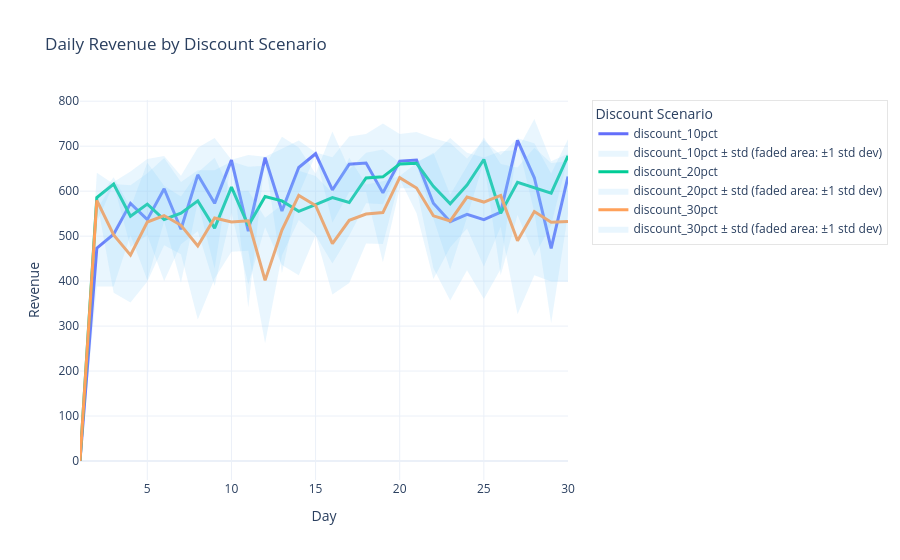
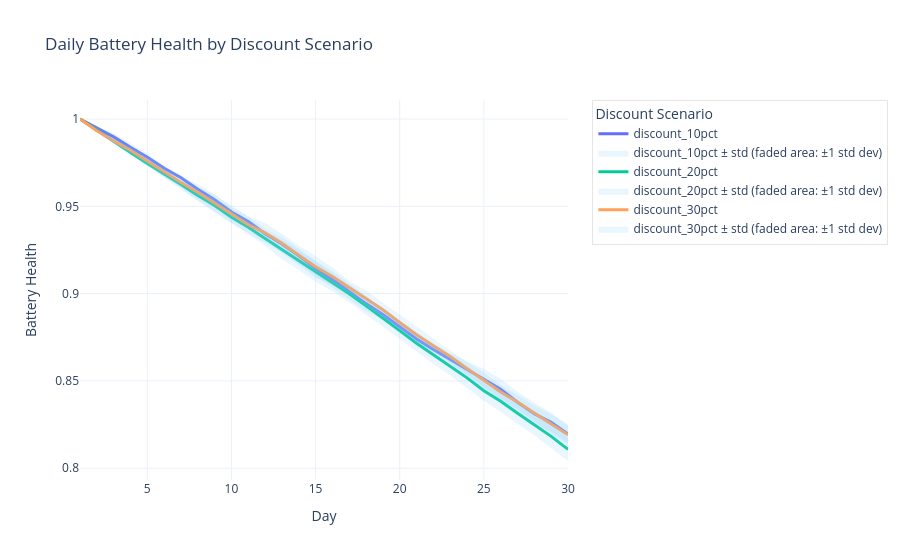
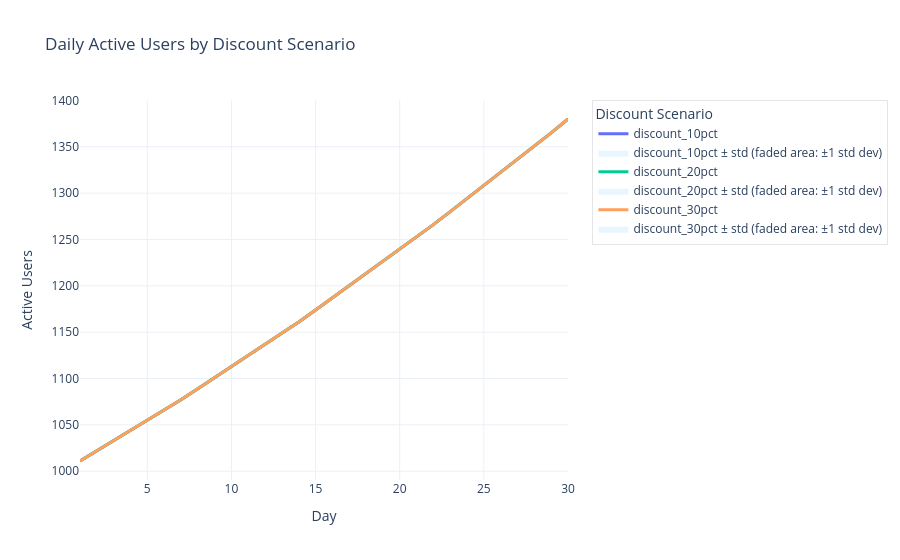
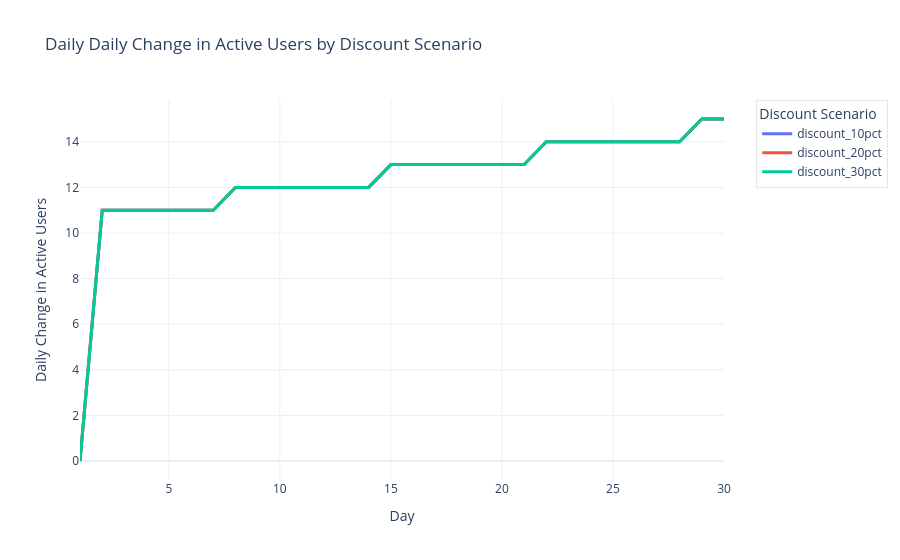

These figures' notebook cell, in order:
### Code cell
# ---- 6. Plot Discount Incentive Scenarios ----
discounts = get_discount_scenarios(df_2)
plot_time_series('revenue', 'Revenue', discounts, 'Discount Scenario')
plot_time_series('battery_health', 'Battery Health', discounts, 'Discount Scenario')
plot_time_series('users', 'Active Users', discounts, 'Discount Scenario')
plot_time_series('users_change', 'Daily Change in Active Users', discounts, 'Discount Scenario')
plot_time_series('rides', 'Daily Rides', discounts, 'Discount Scenario')

### Figure 1 — Plotly figure (JSON) as saved in the notebook; plotly's stock layout.template omitted (floating-point values rounded to 4 significant figures)
{"data": [{"hovertemplate": "Day: %{x}<br>Mean Revenue: %{y:.2f}<extra>discount_10pct</extra>", "line": {"width": 3}, "mode": "lines", "name": "discount_10pct", "type": "scatter", "x": [1, 2, 3, 4, 5, 6, 7, 8, 9, 10, 11, 12, 13, 14, 15, 16, 17, 18, 19, 20, 21, 22, 23, 24, 25, 26, 27, 28, 29, 30], "y": [0, 473.3, 504.2, 572.9, 536.6, 605.3, 515.2, 636.2, 572.9, 669.1, 511.1, 674.4, 555.7, 652.6, 683.2, 602.6, 659.9, 662.6, 596.2, 666.8, 669.1, 573.3, 532.0, 548.5, 536.6, 553.4, 713.0, 629.8, 472.9, 632.4]}, {"fill": "toself", "fillcolor": "rgba(135, 206, 250, 0.18)", "hoverinfo": "skip", "line": {"color": "rgba(255,255,255,0)"}, "name": "discount_10pct ± std (faded area: ±1 std dev)", "showlegend": true, "type": "scatter", "x": [1, 2, 3, 4, 5, 6, 7, 8, 9, 10, 11, 12, 13, 14, 15, 16, 17, 18, 19, 20, 21, 22, 23, 24, 25, 26, 27, 28, 29, 30, 30, 29, 28, 27, 26, 25, 24, 23, 22, 21, 20, 19, 18, 17, 16, 15, 14, 13, 12, 11, 10, 9, 8, 7, 6, 5, 4, 3, 2, 1], "y": [0, 558.6, 620.2, 644.0, 671.6, 678.0, 634.2, 696.4, 718.4, 670.1, 680.5, 676.6, 694.2, 712.4, 686.2, 675.3, 721.7, 726.9, 750.5, 727.0, 731.6, 717.8, 707.0, 672.9, 713.1, 680.1, 717.7, 706.5, 639.4, 715.4, 549.4, 306.3, 553.0, 708.2, 426.7, 360.1, 424.1, 357.0, 428.8, 606.5, 606.5, 441.8, 598.3, 598.1, 530.0, 680.2, 592.9, 417.2, 672.2, 341.6, 668.0, 427.3, 576.1, 396.3, 532.7, 401.6, 501.8, 388.1, 387.9, 0]}, {"hovertemplate": "Day: %{x}<br>Mean Revenue: %{y:.2f}<extra>discount_20pct</extra>", "line": {"width": 3}, "mode": "lines", "name": "discount_20pct", "type": "scatter", "x": [1, 2, 3, 4, 5, 6, 7, 8, 9, 10, 11, 12, 13, 14, 15, 16, 17, 18, 19, 20, 21, 22, 23, 24, 25, 26, 27, 28, 29, 30], "y": [0, 585.7, 615.9, 544.3, 571.2, 537.0, 551.2, 578.4, 517.7, 608.9, 523.2, 588.2, 578.4, 555.2, 570.1, 585.7, 574.8, 629.3, 631.8, 660.2, 662.0, 610.8, 571.9, 613.7, 670.4, 550.8, 619.5, 608.2, 595.5, 678.7]}, {"fill": "toself", "fillcolor": "rgba(135, 206, 250, 0.18)", "hoverinfo": "skip", "line": {"color": "rgba(255,255,255,0)"}, "name": "discount_20pct ± std (faded area: ±1 std dev)", "showlegend": true, "type": "scatter", "x": [1, 2, 3, 4, 5, 6, 7, 8, 9, 10, 11, 12, 13, 14, 15, 16, 17, 18, 19, 20, 21, 22, 23, 24, 25, 26, 27, 28, 29, 30, 30, 29, 28, 27, 26, 25, 24, 23, 22, 21, 20, 19, 18, 17, 16, 15, 14, 13, 12, 11, 10, 9, 8, 7, 6, 5, 4, 3, 2, 1], "y": [0, 640.9, 615.9, 612.9, 639.8, 673.7, 620.2, 646.3, 646.5, 666.1, 654.2, 656.7, 721.0, 697.3, 638.4, 732.4, 648.0, 685.6, 692.7, 663.7, 665.5, 682.5, 718.0, 685.5, 674.6, 688.9, 691.7, 760.4, 666.4, 683.3, 674.1, 524.6, 456.0, 547.2, 412.7, 666.1, 541.8, 425.8, 539.0, 658.5, 656.6, 571.0, 573.0, 501.5, 439.0, 501.7, 413.1, 435.8, 519.7, 392.2, 551.8, 389.0, 510.6, 482.2, 400.4, 502.5, 475.6, 615.9, 530.4, 0]}, {"hovertemplate": "Day: %{x}<br>Mean Revenue: %{y:.2f}<extra>discount_30pct</extra>", "line": {"width": 3}, "mode": "lines", "name": "discount_30pct", "type": "scatter", "x": [1, 2, 3, 4, 5, 6, 7, 8, 9, 10, 11, 12, 13, 14, 15, 16, 17, 18, 19, 20, 21, 22, 23, 24, 25, 26, 27, 28, 29, 30], "y": [0, 579.6, 502.7, 457.8, 531.3, 545.8, 524.1, 478.2, 540.3, 531.3, 534.1, 401.6, 513.7, 590.6, 568.2, 483.3, 535.1, 549.2, 552.3, 630.0, 606.9, 545.1, 533.7, 586.8, 575.8, 590.6, 489.6, 554.8, 531.0, 532.3]}, {"fill": "toself", "fillcolor": "rgba(135, 206, 250, 0.18)", "hoverinfo": "skip", "line": {"color": "rgba(255,255,255,0)"}, "name": "discount_30pct ± std (faded area: ±1 std dev)", "showlegend": true, "type": "scatter", "x": [1, 2, 3, 4, 5, 6, 7, 8, 9, 10, 11, 12, 13, 14, 15, 16, 17, 18, 19, 20, 21, 22, 23, 24, 25, 26, 27, 28, 29, 30, 30, 29, 28, 27, 26, 25, 24, 23, 22, 21, 20, 19, 18, 17, 16, 15, 14, 13, 12, 11, 10, 9, 8, 7, 6, 5, 4, 3, 2, 1], "y": [0, 579.6, 631.2, 563.3, 663.4, 611.8, 588.1, 641.5, 674.5, 597.5, 600.9, 541.1, 569.9, 645.1, 633.5, 596.2, 674.3, 614.8, 622.1, 633.5, 662.6, 685.3, 592.2, 656.5, 719.3, 660.6, 652.6, 696.6, 662.7, 665.9, 398.8, 399.2, 412.9, 326.5, 520.7, 432.3, 517.2, 475.2, 404.9, 551.1, 626.4, 482.6, 483.7, 395.8, 370.5, 503.0, 536.1, 457.5, 262.1, 467.2, 465.1, 406.0, 314.9, 460.0, 479.8, 399.2, 352.4, 374.2, 579.6, 0]}], "layout": {"legend": {"bgcolor": "rgba(255,255,255,0.5)", "bordercolor": "rgba(0,0,0,0.1)", "borderwidth": 1, "font": {"size": 12}, "orientation": "v", "title": {"text": "Discount Scenario"}, "x": 1.05, "xanchor": "left", "y": 1, "yanchor": "top"}, "title": {"text": "Daily Revenue by Discount Scenario"}, "xaxis": {"title": {"text": "Day"}}, "yaxis": {"title": {"text": "Revenue"}}}}

### Figure 2 — Plotly figure (JSON) as saved in the notebook; plotly's stock layout.template omitted (floating-point values rounded to 4 significant figures)
{"data": [{"hovertemplate": "Day: %{x}<br>Mean Battery Health: %{y:.2f}<extra>discount_10pct</extra>", "line": {"width": 3}, "mode": "lines", "name": "discount_10pct", "type": "scatter", "x": [1, 2, 3, 4, 5, 6, 7, 8, 9, 10, 11, 12, 13, 14, 15, 16, 17, 18, 19, 20, 21, 22, 23, 24, 25, 26, 27, 28, 29, 30], "y": [1, 0.995, 0.9898, 0.9838, 0.9781, 0.9718, 0.9664, 0.9597, 0.9537, 0.9467, 0.9413, 0.9343, 0.9285, 0.9216, 0.9145, 0.9081, 0.9012, 0.8943, 0.888, 0.881, 0.874, 0.868, 0.8624, 0.8567, 0.8511, 0.8453, 0.8378, 0.8312, 0.8262, 0.8196]}, {"fill": "toself", "fillcolor": "rgba(135, 206, 250, 0.18)", "hoverinfo": "skip", "line": {"color": "rgba(255,255,255,0)"}, "name": "discount_10pct ± std (faded area: ±1 std dev)", "showlegend": true, "type": "scatter", "x": [1, 2, 3, 4, 5, 6, 7, 8, 9, 10, 11, 12, 13, 14, 15, 16, 17, 18, 19, 20, 21, 22, 23, 24, 25, 26, 27, 28, 29, 30, 30, 29, 28, 27, 26, 25, 24, 23, 22, 21, 20, 19, 18, 17, 16, 15, 14, 13, 12, 11, 10, 9, 8, 7, 6, 5, 4, 3, 2, 1], "y": [1, 0.9959, 0.9918, 0.9863, 0.9802, 0.9732, 0.9678, 0.9613, 0.9564, 0.9494, 0.9442, 0.9371, 0.9322, 0.9258, 0.9186, 0.913, 0.9061, 0.8987, 0.8912, 0.8848, 0.8778, 0.8714, 0.8661, 0.8611, 0.8569, 0.8513, 0.8438, 0.8374, 0.8318, 0.8245, 0.8147, 0.8207, 0.825, 0.8318, 0.8392, 0.8452, 0.8522, 0.8588, 0.8646, 0.8703, 0.8773, 0.8848, 0.8899, 0.8963, 0.9033, 0.9103, 0.9174, 0.9247, 0.9314, 0.9385, 0.944, 0.951, 0.9581, 0.9649, 0.9703, 0.9761, 0.9812, 0.9877, 0.9941, 1]}, {"hovertemplate": "Day: %{x}<br>Mean Battery Health: %{y:.2f}<extra>discount_20pct</extra>", "line": {"width": 3}, "mode": "lines", "name": "discount_20pct", "type": "scatter", "x": [1, 2, 3, 4, 5, 6, 7, 8, 9, 10, 11, 12, 13, 14, 15, 16, 17, 18, 19, 20, 21, 22, 23, 24, 25, 26, 27, 28, 29, 30], "y": [1, 0.9936, 0.9868, 0.9808, 0.9745, 0.9686, 0.9625, 0.9561, 0.9504, 0.9437, 0.938, 0.9315, 0.9251, 0.919, 0.9127, 0.9063, 0.9, 0.893, 0.8861, 0.8788, 0.8715, 0.8648, 0.8585, 0.8518, 0.8444, 0.8383, 0.8315, 0.8248, 0.8182, 0.8108]}, {"fill": "toself", "fillcolor": "rgba(135, 206, 250, 0.18)", "hoverinfo": "skip", "line": {"color": "rgba(255,255,255,0)"}, "name": "discount_20pct ± std (faded area: ±1 std dev)", "showlegend": true, "type": "scatter", "x": [1, 2, 3, 4, 5, 6, 7, 8, 9, 10, 11, 12, 13, 14, 15, 16, 17, 18, 19, 20, 21, 22, 23, 24, 25, 26, 27, 28, 29, 30, 30, 29, 28, 27, 26, 25, 24, 23, 22, 21, 20, 19, 18, 17, 16, 15, 14, 13, 12, 11, 10, 9, 8, 7, 6, 5, 4, 3, 2, 1], "y": [1, 0.9942, 0.9874, 0.9814, 0.9756, 0.9709, 0.9651, 0.9592, 0.9543, 0.9473, 0.9416, 0.9357, 0.9306, 0.9244, 0.9187, 0.9113, 0.9047, 0.8983, 0.891, 0.8837, 0.8763, 0.8699, 0.864, 0.8575, 0.8501, 0.8443, 0.8376, 0.8308, 0.8249, 0.8174, 0.8041, 0.8116, 0.8188, 0.8254, 0.8324, 0.8387, 0.846, 0.853, 0.8598, 0.8667, 0.874, 0.8812, 0.8878, 0.8952, 0.9013, 0.9068, 0.9136, 0.9196, 0.9273, 0.9343, 0.9402, 0.9465, 0.9531, 0.9599, 0.9663, 0.9733, 0.9802, 0.9862, 0.9929, 1]}, {"hovertemplate": "Day: %{x}<br>Mean Battery Health: %{y:.2f}<extra>discount_30pct</extra>", "line": {"width": 3}, "mode": "lines", "name": "discount_30pct", "type": "scatter", "x": [1, 2, 3, 4, 5, 6, 7, 8, 9, 10, 11, 12, 13, 14, 15, 16, 17, 18, 19, 20, 21, 22, 23, 24, 25, 26, 27, 28, 29, 30], "y": [1, 0.9933, 0.9875, 0.9821, 0.976, 0.9697, 0.9636, 0.958, 0.9518, 0.9456, 0.9394, 0.9348, 0.9288, 0.922, 0.9154, 0.9098, 0.9036, 0.8972, 0.8908, 0.8835, 0.8765, 0.8701, 0.8639, 0.8571, 0.8505, 0.8436, 0.8379, 0.8315, 0.8254, 0.8192]}, {"fill": "toself", "fillcolor": "rgba(135, 206, 250, 0.18)", "hoverinfo": "skip", "line": {"color": "rgba(255,255,255,0)"}, "name": "discount_30pct ± std (faded area: ±1 std dev)", "showlegend": true, "type": "scatter", "x": [1, 2, 3, 4, 5, 6, 7, 8, 9, 10, 11, 12, 13, 14, 15, 16, 17, 18, 19, 20, 21, 22, 23, 24, 25, 26, 27, 28, 29, 30, 30, 29, 28, 27, 26, 25, 24, 23, 22, 21, 20, 19, 18, 17, 16, 15, 14, 13, 12, 11, 10, 9, 8, 7, 6, 5, 4, 3, 2, 1], "y": [1, 0.9933, 0.9889, 0.984, 0.9785, 0.9722, 0.9668, 0.9627, 0.9567, 0.9505, 0.9444, 0.9404, 0.9343, 0.9276, 0.9215, 0.9149, 0.9073, 0.9017, 0.8948, 0.8875, 0.8807, 0.874, 0.8674, 0.8609, 0.8547, 0.8478, 0.8421, 0.8361, 0.8311, 0.8251, 0.8133, 0.8196, 0.8269, 0.8338, 0.8394, 0.8462, 0.8534, 0.8605, 0.8663, 0.8722, 0.8795, 0.8868, 0.8927, 0.8998, 0.9047, 0.9092, 0.9164, 0.9233, 0.9291, 0.9345, 0.9407, 0.9468, 0.9534, 0.9604, 0.9671, 0.9735, 0.9803, 0.986, 0.9933, 1]}], "layout": {"legend": {"bgcolor": "rgba(255,255,255,0.5)", "bordercolor": "rgba(0,0,0,0.1)", "borderwidth": 1, "font": {"size": 12}, "orientation": "v", "title": {"text": "Discount Scenario"}, "x": 1.05, "xanchor": "left", "y": 1, "yanchor": "top"}, "title": {"text": "Daily Battery Health by Discount Scenario"}, "xaxis": {"title": {"text": "Day"}}, "yaxis": {"title": {"text": "Battery Health"}}}}

### Figure 3 — Plotly figure (JSON) as saved in the notebook; plotly's stock layout.template omitted (floating-point values rounded to 4 significant figures)
{"data": [{"hovertemplate": "Day: %{x}<br>Mean Active Users: %{y:.2f}<extra>discount_10pct</extra>", "line": {"width": 3}, "mode": "lines", "name": "discount_10pct", "type": "scatter", "x": [1, 2, 3, 4, 5, 6, 7, 8, 9, 10, 11, 12, 13, 14, 15, 16, 17, 18, 19, 20, 21, 22, 23, 24, 25, 26, 27, 28, 29, 30], "y": [1011, 1022, 1033, 1044, 1055, 1066, 1077, 1089, 1101, 1113, 1125, 1137, 1149, 1161, 1174, 1187, 1200, 1213, 1226, 1239, 1252, 1266, 1280, 1294, 1308, 1322, 1336, 1350, 1365, 1380]}, {"fill": "toself", "fillcolor": "rgba(135, 206, 250, 0.18)", "hoverinfo": "skip", "line": {"color": "rgba(255,255,255,0)"}, "name": "discount_10pct ± std (faded area: ±1 std dev)", "showlegend": true, "type": "scatter", "x": [1, 2, 3, 4, 5, 6, 7, 8, 9, 10, 11, 12, 13, 14, 15, 16, 17, 18, 19, 20, 21, 22, 23, 24, 25, 26, 27, 28, 29, 30, 30, 29, 28, 27, 26, 25, 24, 23, 22, 21, 20, 19, 18, 17, 16, 15, 14, 13, 12, 11, 10, 9, 8, 7, 6, 5, 4, 3, 2, 1], "y": [1011, 1022, 1033, 1044, 1055, 1066, 1077, 1089, 1101, 1113, 1125, 1137, 1149, 1161, 1174, 1187, 1200, 1213, 1226, 1239, 1252, 1266, 1280, 1294, 1308, 1322, 1336, 1350, 1365, 1380, 1380, 1365, 1350, 1336, 1322, 1308, 1294, 1280, 1266, 1252, 1239, 1226, 1213, 1200, 1187, 1174, 1161, 1149, 1137, 1125, 1113, 1101, 1089, 1077, 1066, 1055, 1044, 1033, 1022, 1011]}, {"hovertemplate": "Day: %{x}<br>Mean Active Users: %{y:.2f}<extra>discount_20pct</extra>", "line": {"width": 3}, "mode": "lines", "name": "discount_20pct", "type": "scatter", "x": [1, 2, 3, 4, 5, 6, 7, 8, 9, 10, 11, 12, 13, 14, 15, 16, 17, 18, 19, 20, 21, 22, 23, 24, 25, 26, 27, 28, 29, 30], "y": [1011, 1022, 1033, 1044, 1055, 1066, 1077, 1089, 1101, 1113, 1125, 1137, 1149, 1161, 1174, 1187, 1200, 1213, 1226, 1239, 1252, 1266, 1280, 1294, 1308, 1322, 1336, 1350, 1365, 1380]}, {"fill": "toself", "fillcolor": "rgba(135, 206, 250, 0.18)", "hoverinfo": "skip", "line": {"color": "rgba(255,255,255,0)"}, "name": "discount_20pct ± std (faded area: ±1 std dev)", "showlegend": true, "type": "scatter", "x": [1, 2, 3, 4, 5, 6, 7, 8, 9, 10, 11, 12, 13, 14, 15, 16, 17, 18, 19, 20, 21, 22, 23, 24, 25, 26, 27, 28, 29, 30, 30, 29, 28, 27, 26, 25, 24, 23, 22, 21, 20, 19, 18, 17, 16, 15, 14, 13, 12, 11, 10, 9, 8, 7, 6, 5, 4, 3, 2, 1], "y": [1011, 1022, 1033, 1044, 1055, 1066, 1077, 1089, 1101, 1113, 1125, 1137, 1149, 1161, 1174, 1187, 1200, 1213, 1226, 1239, 1252, 1266, 1280, 1294, 1308, 1322, 1336, 1350, 1365, 1380, 1380, 1365, 1350, 1336, 1322, 1308, 1294, 1280, 1266, 1252, 1239, 1226, 1213, 1200, 1187, 1174, 1161, 1149, 1137, 1125, 1113, 1101, 1089, 1077, 1066, 1055, 1044, 1033, 1022, 1011]}, {"hovertemplate": "Day: %{x}<br>Mean Active Users: %{y:.2f}<extra>discount_30pct</extra>", "line": {"width": 3}, "mode": "lines", "name": "discount_30pct", "type": "scatter", "x": [1, 2, 3, 4, 5, 6, 7, 8, 9, 10, 11, 12, 13, 14, 15, 16, 17, 18, 19, 20, 21, 22, 23, 24, 25, 26, 27, 28, 29, 30], "y": [1011, 1022, 1033, 1044, 1055, 1066, 1077, 1089, 1101, 1113, 1125, 1137, 1149, 1161, 1174, 1187, 1200, 1213, 1226, 1239, 1252, 1266, 1280, 1294, 1308, 1322, 1336, 1350, 1365, 1380]}, {"fill": "toself", "fillcolor": "rgba(135, 206, 250, 0.18)", "hoverinfo": "skip", "line": {"color": "rgba(255,255,255,0)"}, "name": "discount_30pct ± std (faded area: ±1 std dev)", "showlegend": true, "type": "scatter", "x": [1, 2, 3, 4, 5, 6, 7, 8, 9, 10, 11, 12, 13, 14, 15, 16, 17, 18, 19, 20, 21, 22, 23, 24, 25, 26, 27, 28, 29, 30, 30, 29, 28, 27, 26, 25, 24, 23, 22, 21, 20, 19, 18, 17, 16, 15, 14, 13, 12, 11, 10, 9, 8, 7, 6, 5, 4, 3, 2, 1], "y": [1011, 1022, 1033, 1044, 1055, 1066, 1077, 1089, 1101, 1113, 1125, 1137, 1149, 1161, 1174, 1187, 1200, 1213, 1226, 1239, 1252, 1266, 1280, 1294, 1308, 1322, 1336, 1350, 1365, 1380, 1380, 1365, 1350, 1336, 1322, 1308, 1294, 1280, 1266, 1252, 1239, 1226, 1213, 1200, 1187, 1174, 1161, 1149, 1137, 1125, 1113, 1101, 1089, 1077, 1066, 1055, 1044, 1033, 1022, 1011]}], "layout": {"legend": {"bgcolor": "rgba(255,255,255,0.5)", "bordercolor": "rgba(0,0,0,0.1)", "borderwidth": 1, "font": {"size": 12}, "orientation": "v", "title": {"text": "Discount Scenario"}, "x": 1.05, "xanchor": "left", "y": 1, "yanchor": "top"}, "title": {"text": "Daily Active Users by Discount Scenario"}, "xaxis": {"title": {"text": "Day"}}, "yaxis": {"title": {"text": "Active Users"}}}}

### Figure 4 — Plotly figure (JSON) as saved in the notebook; plotly's stock layout.template omitted (floating-point values rounded to 4 significant figures)
{"data": [{"hovertemplate": "Day: %{x}<br>Daily Change in Active Users: %{y:.2f}<extra>discount_10pct</extra>", "line": {"width": 3}, "mode": "lines", "name": "discount_10pct", "type": "scatter", "x": [1, 2, 3, 4, 5, 6, 7, 8, 9, 10, 11, 12, 13, 14, 15, 16, 17, 18, 19, 20, 21, 22, 23, 24, 25, 26, 27, 28, 29, 30], "y": [0, 11, 11, 11, 11, 11, 11, 12, 12, 12, 12, 12, 12, 12, 13, 13, 13, 13, 13, 13, 13, 14, 14, 14, 14, 14, 14, 14, 15, 15]}, {"hovertemplate": "Day: %{x}<br>Daily Change in Active Users: %{y:.2f}<extra>discount_20pct</extra>", "line": {"width": 3}, "mode": "lines", "name": "discount_20pct", "type": "scatter", "x": [1, 2, 3, 4, 5, 6, 7, 8, 9, 10, 11, 12, 13, 14, 15, 16, 17, 18, 19, 20, 21, 22, 23, 24, 25, 26, 27, 28, 29, 30], "y": [0, 11, 11, 11, 11, 11, 11, 12, 12, 12, 12, 12, 12, 12, 13, 13, 13, 13, 13, 13, 13, 14, 14, 14, 14, 14, 14, 14, 15, 15]}, {"hovertemplate": "Day: %{x}<br>Daily Change in Active Users: %{y:.2f}<extra>discount_30pct</extra>", "line": {"width": 3}, "mode": "lines", "name": "discount_30pct", "type": "scatter", "x": [1, 2, 3, 4, 5, 6, 7, 8, 9, 10, 11, 12, 13, 14, 15, 16, 17, 18, 19, 20, 21, 22, 23, 24, 25, 26, 27, 28, 29, 30], "y": [0, 11, 11, 11, 11, 11, 11, 12, 12, 12, 12, 12, 12, 12, 13, 13, 13, 13, 13, 13, 13, 14, 14, 14, 14, 14, 14, 14, 15, 15]}], "layout": {"legend": {"bgcolor": "rgba(255,255,255,0.5)", "bordercolor": "rgba(0,0,0,0.1)", "borderwidth": 1, "font": {"size": 12}, "orientation": "v", "title": {"text": "Discount Scenario"}, "x": 1.05, "xanchor": "left", "y": 1, "yanchor": "top"}, "title": {"text": "Daily Daily Change in Active Users by Discount Scenario"}, "xaxis": {"title": {"text": "Day"}}, "yaxis": {"title": {"text": "Daily Change in Active Users"}}}}
